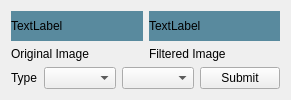
      <widget class="QWidget" name="edge_detection">
       <attribute name="title">
        <string>Edge Detection</string>
       </attribute>
       <layout class="QVBoxLayout" name="verticalLayout_8">
        <item>
         <layout class="QVBoxLayout" name="verticalLayout_7" stretch="2,1">
          <item>
           <layout class="QHBoxLayout" name="horizontalLayout_8">
            <item>
             <layout class="QVBoxLayout" name="verticalLayout_5" stretch="4,1">
              <item>
               <widget class="QLabel" name="original_image_tab2">
                <property name="styleSheet">
                 <string notr="true">background-color: rgb(89, 138, 158);
</string>
                </property>
                <property name="text">
                 <string>TextLabel</string>
                </property>
               </widget>
              </item>
              <item>
               <widget class="QLabel" name="original_image_label">
                <property name="text">
                 <string>Original Image</string>
                </property>
               </widget>
              </item>
             </layout>
            </item>
            <item>
             <layout class="QVBoxLayout" name="verticalLayout_6" stretch="4,1">
              <item>
               <widget class="QLabel" name="filtered_image">
                <property name="styleSheet">
                 <string notr="true">background-color: rgb(89, 138, 158);</string>
                </property>
                <property name="text">
                 <string>TextLabel</string>
                </property>
               </widget>
              </item>
              <item>
               <widget class="QLabel" name="filtered_image_label">
                <property name="text">
                 <string>Filtered Image</string>
                </property>
               </widget>
              </item>
             </layout>
            </item>
           </layout>
          </item>
          <item>
           <layout class="QHBoxLayout" name="horizontalLayout_7">
            <item>
             <widget class="QLabel" name="type_label">
              <property name="text">
               <string>Type</string>
              </property>
             </widget>
            </item>
            <item>
             <widget class="QComboBox" name="type_combobox"/>
            </item>
            <item>
             <widget class="QComboBox" name="alignment_combobox"/>
            </item>
            <item>
             <widget class="QPushButton" name="submit_button">
              <property name="text">
               <string>Submit</string>
              </property>
             </widget>
            </item>
           </layout>
          </item>
         </layout>
        </item>
       </layout>
      </widget>
